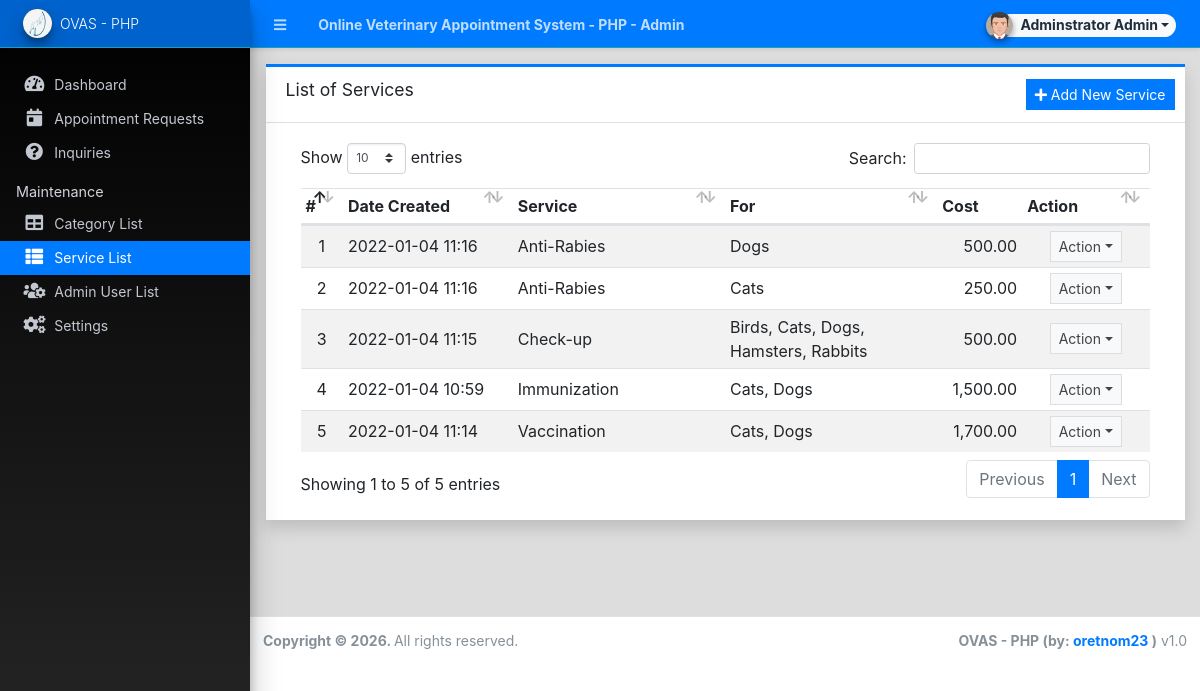
/admin/?page=services (signed in), run on the app's committed database.
### tables this page shows
CREATE TABLE IF NOT EXISTS `service_list` (
  `id` int(30) NOT NULL AUTO_INCREMENT,
  `category_ids` text NOT NULL,
  `name` text NOT NULL,
  `description` text NOT NULL,
  `fee` float NOT NULL DEFAULT 0,
  `delete_flag` tinyint(4) NOT NULL DEFAULT 0,
  `date_created` datetime NOT NULL DEFAULT current_timestamp(),
  `date_updated` datetime DEFAULT NULL ON UPDATE current_timestamp(),
  PRIMARY KEY (`id`)
);

### config.php (called while the page is built, shortened)
<?php
require_once(__DIR__ . '/classes/DBConnection.php');
require_once(__DIR__ . '/classes/SystemSettings.php');
function validate_image($file){
	if(!empty($file)){
        $ex = explode('?',$file);
        $file = $ex[0];
        $param =  isset($ex[1]) ? '?'.$ex[1]  : '';
		if(is_file(base_app.$file)){
			return base_url.$file.$param;
		}else{
			return base_url.'dist/img/no-image-available.png';
		}
	}else{
		return base_url.'dist/img/no-image-available.png';
	}
}
function isMobileDevice(){
    $aMobileUA = array(
        '/iphone/i' => 'iPhone',
        '/ipod/i' => 'iPod',
        '/ipad/i' => 'iPad',
        '/android/i' => 'Android',
        '/blackberry/i' => 'BlackBerry',
        '/webos/i' => 'Mobile'
    );
    return false;
}
?>

### classes/DBConnection.php (called while the page is built, shortened)
<?php
class DBConnection{
    public $conn;
    public function __construct(){
        $this->host = defined('DB_SERVER') ? DB_SERVER : 'localhost';
        $this->username = defined('DB_USERNAME') ? DB_USERNAME : 'root';
        $this->password = defined('DB_PASSWORD') ? DB_PASSWORD : '';
        $this->database = defined('DB_NAME') ? DB_NAME : 'ovas_db';
        $this->port = defined('DB_PORT') ? (int)DB_PORT : 3306;
        if (!isset($this->conn)) {
            $this->conn = mysqli_init();
            $use_ssl = (getenv('DB_SSL') === 'true') ||
                       (strpos($this->host, 'tidbcloud.com') !== false) ||
                       (strpos($this->host, 'aivencloud.com') !== false);
            $this->conn->options(MYSQLI_OPT_CONNECT_TIMEOUT, 15);
            try {
                $connected = @$this->conn->real_connect(
                    $this->host,
                    $this->username,
                    $this->password,
                    $this->database,
                    (int)$this->port,
                    null,
                    $use_ssl ? MYSQLI_CLIENT_SSL : 0
                );
            } catch (Exception $e) {
                $connected = false;
                $connect_error = $e->getMessage();
            }
            $this->conn->set_charset("utf8mb4");
            $this->auto_initialize();
        }
    }
    private function auto_initialize(){
        try {
            $check = $this->conn->query("SHOW TABLES LIKE 'system_info'");
        } catch (Exception $e) {
            error_log("Auto initialize error: " . $e->getMessage());
        }
    }
}
?>

### classes/SystemSettings.php (called while the page is built, shortened)
<?php
class SystemSettings extends DBConnection{
	public function __construct(){
		parent::__construct();
	}
	function userdata($field = ''){
		if(!empty($field)){
			if(isset($_SESSION['userdata'][$field]))
				return $_SESSION['userdata'][$field];
			else
				return null;
		}else{
			return false;
		}
	}
	function info($field=''){
		if(!empty($field)){
			if(isset($_SESSION['system_info'][$field]))
				return $_SESSION['system_info'][$field];
			else
				return false;
		}else{
			return false;
		}
	}
}
$_settings = new SystemSettings();
?>

### admin/services/index.php (the view, shortened to what this page needs)
<div class="card card-outline card-primary rounded-0 shadow">
	<div class="card-header">
		<h3 class="card-title">List of Services</h3>
		<div class="card-tools">
			<a href="javascript:void(0)" id="create_new" class="btn btn-flat btn-sm btn-primary"><span class="fas fa-plus"></span>  Add New Service</a>
		</div>
	</div>
	<div class="card-body">
		<div class="container-fluid">
        <div class="container-fluid">
			<table class="table table-hover table-striped">
				<colgroup>
					<col width="5%">
					<col width="20%">
					<col width="25%">
					<col width="25%">
					<col width="10%">
					<col width="15%">
				</colgroup>
				<thead>
					<tr>
						<th>#</th>
						<th>Date Created</th>
						<th>Service</th>
						<th>For</th>
						<th>Cost</th>
						<th>Action</th>
					</tr>
				</thead>
				<tbody>
					<?php
						$i = 1;
						$categories = $conn->query("SELECT * FROM `category_list`");
						$cat_arr = array_column($categories->fetch_all(MYSQLI_ASSOC),'name','id');
						$qry = $conn->query("SELECT * from `service_list` where delete_flag = 0 order by `name` asc ");
						while($row = $qry->fetch_assoc()):
							$for = '';
							foreach(explode(',',$row['category_ids']) as $v){
								if(isset($cat_arr[$v])){
									if(!empty($for)) $for .= ", ";
									$for.= $cat_arr[$v];
								}
							}
					?>
						<tr>
							<td class="text-center"><?php echo $i++; ?></td>
							<td class=""><?php echo date("Y-m-d H:i",strtotime($row['date_created'])) ?></td>
							<td><?php echo ucwords($row['name']) ?></td>
							<td class=""><?php echo $for ?></td>
							<td class="text-right"><?php echo number_format($row['fee'],2) ?></td>
							<td align="center">
								 <button type="button" class="btn btn-flat btn-default btn-sm dropdown-toggle dropdown-icon" data-toggle="dropdown">
				                  		Action
				                  </button>
							</td>
						</tr>
					<?php endwhile; ?>
				</tbody>
			</table>
		</div>
		</div>
	</div>
</div>

### admin/index.php (shortened to what this page needs)
<?php require_once('../config.php'); ?>
 <!DOCTYPE html>
<html lang="en" class="" style="height: auto;">
<?php require_once('inc/header.php') ?>
  <body class="sidebar-mini layout-fixed control-sidebar-slide-open layout-navbar-fixed sidebar-mini-md sidebar-mini-xs" data-new-gr-c-s-check-loaded="14.991.0" data-gr-ext-installed="" style="height: auto;">
    <div class="wrapper">
     <?php require_once('inc/topBarNav.php') ?>
     <?php require_once('inc/navigation.php') ?>
     <?php $page = isset($_GET['page']) ? $_GET['page'] : 'home';  ?>
      <div class="content-wrapper pt-3" style="min-height: 567.854px;">
        <section class="content ">
          <div class="container-fluid">
            <?php
              if(!file_exists($page.".php") && !is_dir($page)){
                  include '404.html';
              }else{
                if(is_dir($page))
                  include $page.'/index.php';
                else
                  include $page.'.php';
              }
            ?>
          </div>
        </section>
      </div>
      <?php require_once('inc/footer.php') ?>
  </body>
</html>

### admin/inc/header.php (shortened to what this page needs)
<head>
    <link rel="stylesheet" href="<?php echo base_url ?>plugins/fontawesome-free/css/all.min.css">
    <link rel="stylesheet" href="<?php echo base_url ?>plugins/tempusdominus-bootstrap-4/css/tempusdominus-bootstrap-4.min.css">
  <link rel="stylesheet" href="<?php echo base_url ?>plugins/datatables-bs4/css/dataTables.bootstrap4.min.css">
  <link rel="stylesheet" href="<?php echo base_url ?>plugins/datatables-responsive/css/responsive.bootstrap4.min.css">
  <link rel="stylesheet" href="<?php echo base_url ?>plugins/datatables-buttons/css/buttons.bootstrap4.min.css">
  <link rel="stylesheet" href="<?php echo base_url ?>plugins/select2/css/select2.min.css">
  <link rel="stylesheet" href="<?php echo base_url ?>plugins/select2-bootstrap4-theme/select2-bootstrap4.min.css">
    <link rel="stylesheet" href="<?php echo base_url ?>plugins/icheck-bootstrap/icheck-bootstrap.min.css">
    <link rel="stylesheet" href="<?php echo base_url ?>plugins/jqvmap/jqvmap.min.css">
    <link rel="stylesheet" href="<?php echo base_url ?>plugins/fullcalendar/main.css">
    <link rel="stylesheet" href="<?php echo base_url ?>dist/css/adminlte.css">
    <link rel="stylesheet" href="<?php echo base_url ?>dist/css/custom.css">
    <link rel="stylesheet" href="<?php echo base_url ?>plugins/overlayScrollbars/css/OverlayScrollbars.min.css">
    <link rel="stylesheet" href="<?php echo base_url ?>plugins/daterangepicker/daterangepicker.css">
    <link rel="stylesheet" href="<?php echo base_url ?>plugins/summernote/summernote-bs4.min.css">
  <link rel="stylesheet" href="<?php echo base_url ?>plugins/sweetalert2-theme-bootstrap-4/bootstrap-4.min.css">
  </head>

### admin/inc/topBarNav.php (shortened to what this page needs)
<nav class="main-header navbar navbar-expand navbar-dark border  border-info border-top-0  border-left-0 border-right-0 text-sm shadow-sm bg-primary">
  <ul class="navbar-nav">
    <li class="nav-item">
    <a class="nav-link" data-widget="pushmenu" href="#" role="button"><i class="fas fa-bars"></i></a>
    </li>
    <li class="nav-item d-none d-sm-inline-block">
      <a href="<?php echo base_url ?>" class="nav-link"><b><?php echo (!isMobileDevice()) ? $_settings->info('name'):$_settings->info('short_name'); ?> - Admin</b></a>
    </li>
  </ul>
  <ul class="navbar-nav ml-auto">
    <li class="nav-item">
      <div class="btn-group nav-link">
            <button type="button" class="btn btn-rounded badge badge-light dropdown-toggle dropdown-icon" data-toggle="dropdown">
              <span><img src="<?php echo validate_image($_settings->userdata('avatar')) ?>" class="img-circle elevation-2 user-img" alt="User Image"></span>
              <span class="ml-3"><?php echo ucwords($_settings->userdata('firstname').' '.$_settings->userdata('lastname')) ?></span>
            </button>
        </div>
    </li>
  </ul>
</nav>

### admin/inc/navigation.php (shortened to what this page needs)
<aside class="main-sidebar sidebar-dark-primary elevation-4 sidebar-no-expand bg-gradient-black">
  <a href="<?php echo base_url ?>admin" class="brand-link bg-transparent text-sm border-info shadow-sm bg-primary">
  <img src="<?php echo validate_image($_settings->info('logo'))?>" alt="Store Logo" class="brand-image img-circle elevation-3 bg-black" style="width: 1.8rem;height: 1.8rem;max-height: unset;object-fit:scale-down;object-position:center center">
  <span class="brand-text font-weight-light"><?php echo $_settings->info('short_name') ?></span>
  </a>
  <div class="sidebar os-host os-theme-light os-host-overflow os-host-overflow-y os-host-resize-disabled os-host-transition os-host-scrollbar-horizontal-hidden">
    <div class="os-content-glue" style="margin: 0px -8px; width: 249px; height: 646px;"></div>
    <div class="os-padding">
      <div class="os-viewport os-viewport-native-scrollbars-invisible" style="overflow-y: scroll;">
        <div class="os-content" style="padding: 0px 8px; height: 100%; width: 100%;">
          <nav class="mt-4">
             <ul class="nav nav-pills nav-sidebar flex-column text-sm nav-compact nav-flat nav-child-indent nav-collapse-hide-child" data-widget="treeview" role="menu" data-accordion="false">
              <li class="nav-item dropdown">
                <a href="./" class="nav-link nav-home">
                  <i class="nav-icon fas fa-tachometer-alt"></i>
                  <p>
                    Dashboard
                  </p>
                </a>
              </li>
              <li class="nav-item">
                <a href="<?php echo base_url ?>admin/?page=appointments" class="nav-link nav-appointments">
                  <i class="nav-icon fas fa-calendar-day"></i>
                  <p>
                    Appointment Requests
                  </p>
                </a>
              </li>
              <li class="nav-item">
                <a href="<?php echo base_url ?>admin/?page=inquiries" class="nav-link nav-inquiries">
                  <i class="nav-icon fas fa-question-circle"></i>
                  <p>
                    Inquiries
                  </p>
                </a>
              </li>
              <?php if($_settings->userdata('type') == 1): ?>
              <li class="nav-header">Maintenance</li>
              <li class="nav-item dropdown">
                <a href="<?php echo base_url ?>admin/?page=categories" class="nav-link nav-categories">
                  <i class="nav-icon fas fa-table"></i>
                  <p>
                    Category List
                  </p>
                </a>
              </li>
              <li class="nav-item dropdown">
                <a href="<?php echo base_url ?>admin/?page=services" class="nav-link nav-services">
                  <i class="nav-icon fas fa-th-list"></i>
                  <p>
                    Service List
                  </p>
                </a>
              </li>
              <li class="nav-item dropdown">
                <a href="<?php echo base_url ?>admin/?page=user/list" class="nav-link nav-user_list">
                  <i class="nav-icon fas fa-users-cog"></i>
                  <p>
                    Admin User List
                  </p>
                </a>
              </li>
              <li class="nav-item dropdown">
                <a href="<?php echo base_url ?>admin/?page=system_info" class="nav-link nav-system_info">
                  <i class="nav-icon fas fa-cogs"></i>
                  <p>
                    Settings
                  </p>
                </a>
              </li>
              <?php endif; ?>
            </ul>
          </nav>
        </div>
      </div>
    </div>
  </div>
</aside>

### admin/inc/footer.php (shortened to what this page needs)
<footer class="main-footer text-sm">
        <strong>Copyright © <?php echo date('Y') ?>.
        </strong>
        All rights reserved.
        <div class="float-right d-none d-sm-inline-block">
          <b><?php echo $_settings->info('short_name') ?> (by: <a href="https://1sourcecodr.blogspot.com/" target="blank">oretnom23</a> )</b> v1.0
        </div>
      </footer>
    </div>

### admin/inc/topBarNav.php (style rules this page uses)
.user-img { position: absolute; height: 27px; width: 27px; object-fit: cover; left: -7%; top: -12%; }
.btn-rounded { border-radius: 50px; }

### data on the page
service_list: date_created "2022-01-04 11:16", name "Anti-Rabies", for "Dogs", fee "500.00"
service_list: date_created "2022-01-04 11:16", name "Anti-Rabies", for "Cats", fee "250.00"
service_list: date_created "2022-01-04 11:15", name "Check-up", for "Birds, Cats, Dogs, Hamsters, Rabbits", fee "500.00"
service_list: date_created "2022-01-04 10:59", name "Immunization", for "Cats, Dogs", fee "1,500.00"
service_list: date_created "2022-01-04 11:14", name "Vaccination", for "Cats, Dogs", fee "1,700.00"

### other printed values
$_settings->info('name') "Online Veterinary Appointment System - PHP"
$_settings->userdata('firstname').' '.$_settings->userdata('lastname') "Adminstrator Admin"
$_settings->info('short_name') "OVAS - PHP"
